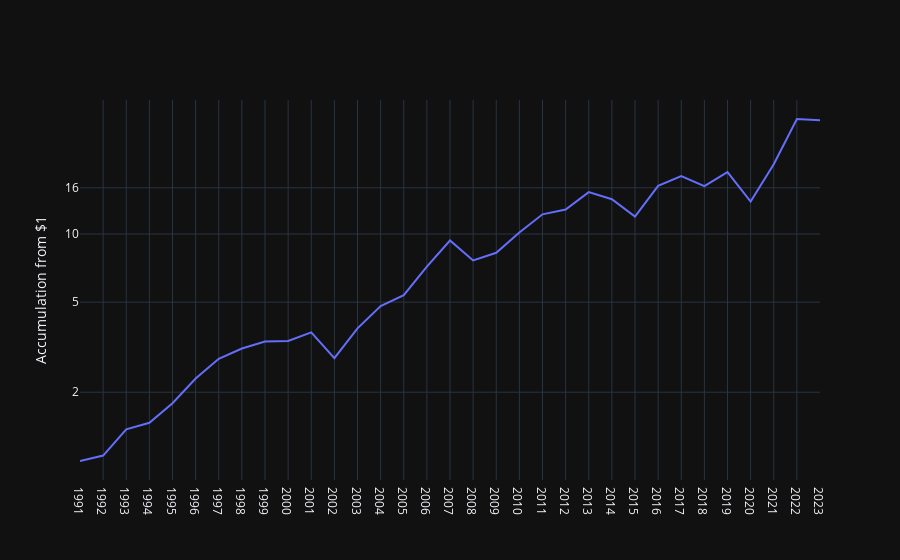

Source (notebook cell):
### Code cell
trace = go.Scatter(
    x=spy.date,
    y=compound,
        hovertemplate="%{x}<br>$%{y:.2f}<extra></extra>",
    name="",
    )
fig = go.Figure(trace)
fig.update_layout(
    template="plotly_dark",
    xaxis_title="",
    yaxis_title="Accumulation from $1",
    yaxis_tickformat=".0f",
    yaxis_type="log",
    yaxis = dict(
        tickmode = 'array',
        tickvals = [2, 5, 10, 16],
    )
  )

fig.show()

### Figure 1 — Plotly figure (JSON) as saved in the notebook; plotly's stock layout.template omitted (floating-point values rounded to 4 significant figures)
{"data": [{"hovertemplate": "%{x}<br>$%{y:.2f}<extra></extra>", "name": "", "type": "scatter", "x": ["1991", "1992", "1993", "1994", "1995", "1996", "1997", "1998", "1999", "2000", "2001", "2002", "2003", "2004", "2005", "2006", "2007", "2008", "2009", "2010", "2011", "2012", "2013", "2014", "2015", "2016", "2017", "2018", "2019", "2020", "2021", "2022", "2023"], "y": [0.9934, 1.05, 1.372, 1.465, 1.789, 2.3, 2.809, 3.119, 3.348, 3.366, 3.678, 2.829, 3.83, 4.808, 5.363, 7.17, 9.36, 7.645, 8.261, 10.16, 12.22, 12.83, 15.31, 14.24, 11.94, 16.32, 18.04, 16.29, 18.77, 13.9, 20.33, 32.21, 31.81]}], "layout": {"xaxis": {"title": {"text": ""}}, "yaxis": {"tickformat": ".0f", "tickmode": "array", "tickvals": [2, 5, 10, 16], "title": {"text": "Accumulation from $1"}, "type": "log"}}}
